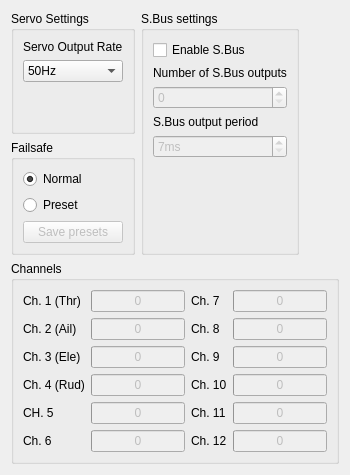
      <widget class="QWidget" name="rxTab">
       <attribute name="title">
        <string>Receiver</string>
       </attribute>
       <layout class="QVBoxLayout" name="verticalLayout_6">
        <item>
         <layout class="QHBoxLayout" name="horizontalLayout_2">
          <item>
           <layout class="QVBoxLayout" name="verticalLayout_5">
            <item>
             <widget class="QGroupBox" name="servoSettingsGroupBox">
              <property name="title">
               <string>Servo Settings</string>
              </property>
              <layout class="QVBoxLayout" name="verticalLayout_3">
               <item>
                <widget class="QLabel" name="label">
                 <property name="text">
                  <string>Servo Output Rate</string>
                 </property>
                </widget>
               </item>
               <item>
                <widget class="QComboBox" name="servoRateComboBox">
                 <item>
                  <property name="text">
                   <string>50Hz</string>
                  </property>
                 </item>
                 <item>
                  <property name="text">
                   <string>100Hz</string>
                  </property>
                 </item>
                 <item>
                  <property name="text">
                   <string>200Hz</string>
                  </property>
                 </item>
                </widget>
               </item>
               <item>
                <spacer name="verticalSpacer_2">
                 <property name="orientation">
                  <enum>Qt::Vertical</enum>
                 </property>
                 <property name="sizeHint" stdset="0">
                  <size>
                   <width>20</width>
                   <height>40</height>
                  </size>
                 </property>
                </spacer>
               </item>
              </layout>
             </widget>
            </item>
            <item>
             <widget class="QGroupBox" name="failsafeGroupBox">
              <property name="title">
               <string>Failsafe</string>
              </property>
              <layout class="QVBoxLayout" name="verticalLayout_4">
               <item>
                <widget class="QRadioButton" name="normalFailsafeRadioButton">
                 <property name="text">
                  <string>Normal</string>
                 </property>
                 <property name="checked">
                  <bool>true</bool>
                 </property>
                </widget>
               </item>
               <item>
                <widget class="QRadioButton" name="presetFailsafeRadioButton">
                 <property name="text">
                  <string>Preset</string>
                 </property>
                </widget>
               </item>
               <item>
                <widget class="QPushButton" name="savePresetsPushButton">
                 <property name="enabled">
                  <bool>false</bool>
                 </property>
                 <property name="text">
                  <string>Save presets</string>
                 </property>
                </widget>
               </item>
              </layout>
             </widget>
            </item>
           </layout>
          </item>
          <item>
           <widget class="QGroupBox" name="sbusSettingsGroupBox">
            <property name="title">
             <string>S.Bus settings</string>
            </property>
            <layout class="QVBoxLayout" name="verticalLayout_2">
             <item>
              <widget class="QCheckBox" name="sbusEnableCheckBox">
               <property name="text">
                <string>Enable S.Bus</string>
               </property>
              </widget>
             </item>
             <item>
              <widget class="QLabel" name="label_2">
               <property name="text">
                <string>Number of S.Bus outputs</string>
               </property>
              </widget>
             </item>
             <item>
              <widget class="QSpinBox" name="sbusOutputsSpinBox">
               <property name="enabled">
                <bool>false</bool>
               </property>
               <property name="maximum">
                <number>4</number>
               </property>
              </widget>
             </item>
             <item>
              <widget class="QLabel" name="label_3">
               <property name="text">
                <string>S.Bus output period</string>
               </property>
              </widget>
             </item>
             <item>
              <widget class="QSpinBox" name="sbusPeriodSpinBox">
               <property name="enabled">
                <bool>false</bool>
               </property>
               <property name="suffix">
                <string>ms</string>
               </property>
               <property name="minimum">
                <number>7</number>
               </property>
               <property name="maximum">
                <number>20</number>
               </property>
              </widget>
             </item>
             <item>
              <spacer name="verticalSpacer">
               <property name="orientation">
                <enum>Qt::Vertical</enum>
               </property>
               <property name="sizeHint" stdset="0">
                <size>
                 <width>20</width>
                 <height>40</height>
                </size>
               </property>
              </spacer>
             </item>
            </layout>
           </widget>
          </item>
          <item>
           <spacer name="horizontalSpacer_3">
            <property name="orientation">
             <enum>Qt::Horizontal</enum>
            </property>
            <property name="sizeHint" stdset="0">
             <size>
              <width>40</width>
              <height>20</height>
             </size>
            </property>
           </spacer>
          </item>
         </layout>
        </item>
        <item>
         <widget class="QGroupBox" name="channelsGroupBox">
          <property name="title">
           <string>Channels</string>
          </property>
          <layout class="QGridLayout" name="gridLayout">
           <item row="1" column="3">
            <widget class="QProgressBar" name="ch8ProgressBar">
             <property name="enabled">
              <bool>false</bool>
             </property>
             <property name="maximum">
              <number>2047</number>
             </property>
             <property name="value">
              <number>0</number>
             </property>
             <property name="format">
              <string>%v</string>
             </property>
            </widget>
           </item>
           <item row="0" column="0">
            <widget class="QLabel" name="label_4">
             <property name="text">
              <string>Ch. 1 (Thr)</string>
             </property>
            </widget>
           </item>
           <item row="3" column="0">
            <widget class="QLabel" name="label_7">
             <property name="text">
              <string>Ch. 4 (Rud)</string>
             </property>
            </widget>
           </item>
           <item row="4" column="1">
            <widget class="QProgressBar" name="ch5ProgressBar">
             <property name="enabled">
              <bool>false</bool>
             </property>
             <property name="maximum">
              <number>2047</number>
             </property>
             <property name="value">
              <number>0</number>
             </property>
             <property name="format">
              <string>%v</string>
             </property>
            </widget>
           </item>
           <item row="5" column="1">
            <widget class="QProgressBar" name="ch6ProgressBar">
             <property name="enabled">
              <bool>false</bool>
             </property>
             <property name="maximum">
              <number>2047</number>
             </property>
             <property name="value">
              <number>0</number>
             </property>
             <property name="format">
              <string>%v</string>
             </property>
            </widget>
           </item>
           <item row="3" column="1">
            <widget class="QProgressBar" name="ch4ProgressBar">
             <property name="enabled">
              <bool>false</bool>
             </property>
             <property name="maximum">
              <number>2047</number>
             </property>
             <property name="value">
              <number>0</number>
             </property>
             <property name="format">
              <string>%v</string>
             </property>
            </widget>
           </item>
           <item row="0" column="1">
            <widget class="QProgressBar" name="ch1ProgressBar">
             <property name="enabled">
              <bool>false</bool>
             </property>
             <property name="maximum">
              <number>2047</number>
             </property>
             <property name="value">
              <number>0</number>
             </property>
             <property name="invertedAppearance">
              <bool>false</bool>
             </property>
             <property name="format">
              <string>%v</string>
             </property>
            </widget>
           </item>
           <item row="2" column="1">
            <widget class="QProgressBar" name="ch3ProgressBar">
             <property name="enabled">
              <bool>false</bool>
             </property>
             <property name="maximum">
              <number>2047</number>
             </property>
             <property name="value">
              <number>0</number>
             </property>
             <property name="format">
              <string>%v</string>
             </property>
            </widget>
           </item>
           <item row="1" column="1">
            <widget class="QProgressBar" name="ch2ProgressBar">
             <property name="enabled">
              <bool>false</bool>
             </property>
             <property name="maximum">
              <number>2047</number>
             </property>
             <property name="value">
              <number>0</number>
             </property>
             <property name="format">
              <string>%v</string>
             </property>
            </widget>
           </item>
           <item row="5" column="0">
            <widget class="QLabel" name="label_9">
             <property name="text">
              <string>Ch. 6</string>
             </property>
            </widget>
           </item>
           <item row="0" column="3">
            <widget class="QProgressBar" name="ch7ProgressBar">
             <property name="enabled">
              <bool>false</bool>
             </property>
             <property name="maximum">
              <number>2047</number>
             </property>
             <property name="value">
              <number>0</number>
             </property>
             <property name="format">
              <string>%v</string>
             </property>
            </widget>
           </item>
           <item row="4" column="0">
            <widget class="QLabel" name="label_8">
             <property name="text">
              <string>CH. 5</string>
             </property>
            </widget>
           </item>
           <item row="2" column="0">
            <widget class="QLabel" name="label_6">
             <property name="text">
              <string>Ch. 3 (Ele)</string>
             </property>
            </widget>
           </item>
           <item row="5" column="3">
            <widget class="QProgressBar" name="ch12ProgressBar">
             <property name="enabled">
              <bool>false</bool>
             </property>
             <property name="maximum">
              <number>2047</number>
             </property>
             <property name="value">
              <number>0</number>
             </property>
             <property name="format">
              <string>%v</string>
             </property>
            </widget>
           </item>
           <item row="3" column="3">
            <widget class="QProgressBar" name="ch10ProgressBar">
             <property name="enabled">
              <bool>false</bool>
             </property>
             <property name="maximum">
              <number>2047</number>
             </property>
             <property name="value">
              <number>0</number>
             </property>
             <property name="format">
              <string>%v</string>
             </property>
            </widget>
           </item>
           <item row="2" column="3">
            <widget class="QProgressBar" name="ch9ProgressBar">
             <property name="enabled">
              <bool>false</bool>
             </property>
             <property name="maximum">
              <number>2047</number>
             </property>
             <property name="value">
              <number>0</number>
             </property>
             <property name="format">
              <string>%v</string>
             </property>
            </widget>
           </item>
           <item row="4" column="3">
            <widget class="QProgressBar" name="ch11ProgressBar">
             <property name="enabled">
              <bool>false</bool>
             </property>
             <property name="maximum">
              <number>2047</number>
             </property>
             <property name="value">
              <number>0</number>
             </property>
             <property name="format">
              <string>%v</string>
             </property>
            </widget>
           </item>
           <item row="1" column="0">
            <widget class="QLabel" name="label_5">
             <property name="text">
              <string>Ch. 2 (Ail)</string>
             </property>
            </widget>
           </item>
           <item row="0" column="2">
            <widget class="QLabel" name="label_10">
             <property name="text">
              <string>Ch. 7</string>
             </property>
            </widget>
           </item>
           <item row="1" column="2">
            <widget class="QLabel" name="label_11">
             <property name="text">
              <string>Ch. 8</string>
             </property>
            </widget>
           </item>
           <item row="2" column="2">
            <widget class="QLabel" name="label_12">
             <property name="text">
              <string>Ch. 9</string>
             </property>
            </widget>
           </item>
           <item row="3" column="2">
            <widget class="QLabel" name="label_13">
             <property name="text">
              <string>Ch. 10</string>
             </property>
            </widget>
           </item>
           <item row="4" column="2">
            <widget class="QLabel" name="label_14">
             <property name="text">
              <string>Ch. 11</string>
             </property>
            </widget>
           </item>
           <item row="5" column="2">
            <widget class="QLabel" name="label_15">
             <property name="text">
              <string>Ch. 12</string>
             </property>
            </widget>
           </item>
          </layout>
         </widget>
        </item>
       </layout>
      </widget>
